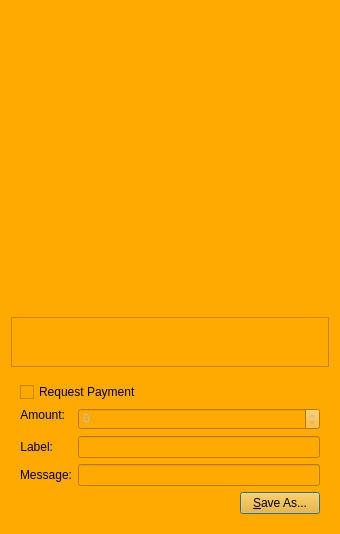
<?xml version="1.0" encoding="UTF-8"?>
<ui version="4.0">
 <class>QRCodeDialog</class>
 <widget class="QDialog" name="QRCodeDialog">
  <property name="geometry">
   <rect>
    <x>0</x>
    <y>0</y>
    <width>340</width>
    <height>530</height>
   </rect>
  </property>
  <property name="palette">
   <palette>
    <active>
     <colorrole role="WindowText">
      <brush brushstyle="SolidPattern">
       <color alpha="255">
        <red>0</red>
        <green>0</green>
        <blue>0</blue>
       </color>
      </brush>
     </colorrole>
     <colorrole role="Button">
      <brush brushstyle="SolidPattern">
       <color alpha="255">
        <red>255</red>
        <green>170</green>
        <blue>0</blue>
       </color>
      </brush>
     </colorrole>
     <colorrole role="Light">
      <brush brushstyle="SolidPattern">
       <color alpha="255">
        <red>255</red>
        <green>213</green>
        <blue>127</blue>
       </color>
      </brush>
     </colorrole>
     <colorrole role="Midlight">
      <brush brushstyle="SolidPattern">
       <color alpha="255">
        <red>255</red>
        <green>191</green>
        <blue>63</blue>
       </color>
      </brush>
     </colorrole>
     <colorrole role="Dark">
      <brush brushstyle="SolidPattern">
       <color alpha="255">
        <red>127</red>
        <green>85</green>
        <blue>0</blue>
       </color>
      </brush>
     </colorrole>
     <colorrole role="Mid">
      <brush brushstyle="SolidPattern">
       <color alpha="255">
        <red>170</red>
        <green>113</green>
        <blue>0</blue>
       </color>
      </brush>
     </colorrole>
     <colorrole role="Text">
      <brush brushstyle="SolidPattern">
       <color alpha="255">
        <red>0</red>
        <green>0</green>
        <blue>0</blue>
       </color>
      </brush>
     </colorrole>
     <colorrole role="BrightText">
      <brush brushstyle="SolidPattern">
       <color alpha="255">
        <red>255</red>
        <green>255</green>
        <blue>255</blue>
       </color>
      </brush>
     </colorrole>
     <colorrole role="ButtonText">
      <brush brushstyle="SolidPattern">
       <color alpha="255">
        <red>0</red>
        <green>0</green>
        <blue>0</blue>
       </color>
      </brush>
     </colorrole>
     <colorrole role="Base">
      <brush brushstyle="SolidPattern">
       <color alpha="255">
        <red>255</red>
        <green>170</green>
        <blue>0</blue>
       </color>
      </brush>
     </colorrole>
     <colorrole role="Window">
      <brush brushstyle="SolidPattern">
       <color alpha="255">
        <red>255</red>
        <green>170</green>
        <blue>0</blue>
       </color>
      </brush>
     </colorrole>
     <colorrole role="Shadow">
      <brush brushstyle="SolidPattern">
       <color alpha="255">
        <red>0</red>
        <green>0</green>
        <blue>0</blue>
       </color>
      </brush>
     </colorrole>
     <colorrole role="AlternateBase">
      <brush brushstyle="SolidPattern">
       <color alpha="255">
        <red>255</red>
        <green>212</green>
        <blue>127</blue>
       </color>
      </brush>
     </colorrole>
     <colorrole role="ToolTipBase">
      <brush brushstyle="SolidPattern">
       <color alpha="255">
        <red>255</red>
        <green>255</green>
        <blue>220</blue>
       </color>
      </brush>
     </colorrole>
     <colorrole role="ToolTipText">
      <brush brushstyle="SolidPattern">
       <color alpha="255">
        <red>0</red>
        <green>0</green>
        <blue>0</blue>
       </color>
      </brush>
     </colorrole>
    </active>
    <inactive>
     <colorrole role="WindowText">
      <brush brushstyle="SolidPattern">
       <color alpha="255">
        <red>0</red>
        <green>0</green>
        <blue>0</blue>
       </color>
      </brush>
     </colorrole>
     <colorrole role="Button">
      <brush brushstyle="SolidPattern">
       <color alpha="255">
        <red>255</red>
        <green>170</green>
        <blue>0</blue>
       </color>
      </brush>
     </colorrole>
     <colorrole role="Light">
      <brush brushstyle="SolidPattern">
       <color alpha="255">
        <red>255</red>
        <green>213</green>
        <blue>127</blue>
       </color>
      </brush>
     </colorrole>
     <colorrole role="Midlight">
      <brush brushstyle="SolidPattern">
       <color alpha="255">
        <red>255</red>
        <green>191</green>
        <blue>63</blue>
       </color>
      </brush>
     </colorrole>
     <colorrole role="Dark">
      <brush brushstyle="SolidPattern">
       <color alpha="255">
        <red>127</red>
        <green>85</green>
        <blue>0</blue>
       </color>
      </brush>
     </colorrole>
     <colorrole role="Mid">
      <brush brushstyle="SolidPattern">
       <color alpha="255">
        <red>170</red>
        <green>113</green>
        <blue>0</blue>
       </color>
      </brush>
     </colorrole>
     <colorrole role="Text">
      <brush brushstyle="SolidPattern">
       <color alpha="255">
        <red>0</red>
        <green>0</green>
        <blue>0</blue>
       </color>
      </brush>
     </colorrole>
     <colorrole role="BrightText">
      <brush brushstyle="SolidPattern">
       <color alpha="255">
        <red>255</red>
        <green>255</green>
        <blue>255</blue>
       </color>
      </brush>
     </colorrole>
     <colorrole role="ButtonText">
      <brush brushstyle="SolidPattern">
       <color alpha="255">
        <red>0</red>
        <green>0</green>
        <blue>0</blue>
       </color>
      </brush>
     </colorrole>
     <colorrole role="Base">
      <brush brushstyle="SolidPattern">
       <color alpha="255">
        <red>255</red>
        <green>170</green>
        <blue>0</blue>
       </color>
      </brush>
     </colorrole>
     <colorrole role="Window">
      <brush brushstyle="SolidPattern">
       <color alpha="255">
        <red>255</red>
        <green>170</green>
        <blue>0</blue>
       </color>
      </brush>
     </colorrole>
     <colorrole role="Shadow">
      <brush brushstyle="SolidPattern">
       <color alpha="255">
        <red>0</red>
        <green>0</green>
        <blue>0</blue>
       </color>
      </brush>
     </colorrole>
     <colorrole role="AlternateBase">
      <brush brushstyle="SolidPattern">
       <color alpha="255">
        <red>255</red>
        <green>212</green>
        <blue>127</blue>
       </color>
      </brush>
     </colorrole>
     <colorrole role="ToolTipBase">
      <brush brushstyle="SolidPattern">
       <color alpha="255">
        <red>255</red>
        <green>255</green>
        <blue>220</blue>
       </color>
      </brush>
     </colorrole>
     <colorrole role="ToolTipText">
      <brush brushstyle="SolidPattern">
       <color alpha="255">
        <red>0</red>
        <green>0</green>
        <blue>0</blue>
       </color>
      </brush>
     </colorrole>
    </inactive>
    <disabled>
     <colorrole role="WindowText">
      <brush brushstyle="SolidPattern">
       <color alpha="255">
        <red>127</red>
        <green>85</green>
        <blue>0</blue>
       </color>
      </brush>
     </colorrole>
     <colorrole role="Button">
      <brush brushstyle="SolidPattern">
       <color alpha="255">
        <red>255</red>
        <green>170</green>
        <blue>0</blue>
       </color>
      </brush>
     </colorrole>
     <colorrole role="Light">
      <brush brushstyle="SolidPattern">
       <color alpha="255">
        <red>255</red>
        <green>213</green>
        <blue>127</blue>
       </color>
      </brush>
     </colorrole>
     <colorrole role="Midlight">
      <brush brushstyle="SolidPattern">
       <color alpha="255">
        <red>255</red>
        <green>191</green>
        <blue>63</blue>
       </color>
      </brush>
     </colorrole>
     <colorrole role="Dark">
      <brush brushstyle="SolidPattern">
       <color alpha="255">
        <red>127</red>
        <green>85</green>
        <blue>0</blue>
       </color>
      </brush>
     </colorrole>
     <colorrole role="Mid">
      <brush brushstyle="SolidPattern">
       <color alpha="255">
        <red>170</red>
        <green>113</green>
        <blue>0</blue>
       </color>
      </brush>
     </colorrole>
     <colorrole role="Text">
      <brush brushstyle="SolidPattern">
       <color alpha="255">
        <red>127</red>
        <green>85</green>
        <blue>0</blue>
       </color>
      </brush>
     </colorrole>
     <colorrole role="BrightText">
      <brush brushstyle="SolidPattern">
       <color alpha="255">
        <red>255</red>
        <green>255</green>
        <blue>255</blue>
       </color>
      </brush>
     </colorrole>
     <colorrole role="ButtonText">
      <brush brushstyle="SolidPattern">
       <color alpha="255">
        <red>127</red>
        <green>85</green>
        <blue>0</blue>
       </color>
      </brush>
     </colorrole>
     <colorrole role="Base">
      <brush brushstyle="SolidPattern">
       <color alpha="255">
        <red>255</red>
        <green>170</green>
        <blue>0</blue>
       </color>
      </brush>
     </colorrole>
     <colorrole role="Window">
      <brush brushstyle="SolidPattern">
       <color alpha="255">
        <red>255</red>
        <green>170</green>
        <blue>0</blue>
       </color>
      </brush>
     </colorrole>
     <colorrole role="Shadow">
      <brush brushstyle="SolidPattern">
       <color alpha="255">
        <red>0</red>
        <green>0</green>
        <blue>0</blue>
       </color>
      </brush>
     </colorrole>
     <colorrole role="AlternateBase">
      <brush brushstyle="SolidPattern">
       <color alpha="255">
        <red>255</red>
        <green>170</green>
        <blue>0</blue>
       </color>
      </brush>
     </colorrole>
     <colorrole role="ToolTipBase">
      <brush brushstyle="SolidPattern">
       <color alpha="255">
        <red>255</red>
        <green>255</green>
        <blue>220</blue>
       </color>
      </brush>
     </colorrole>
     <colorrole role="ToolTipText">
      <brush brushstyle="SolidPattern">
       <color alpha="255">
        <red>0</red>
        <green>0</green>
        <blue>0</blue>
       </color>
      </brush>
     </colorrole>
    </disabled>
   </palette>
  </property>
  <property name="windowTitle">
   <string>QR Code Dialog</string>
  </property>
  <property name="styleSheet">
   <string notr="true">background-color: rgb(255, 170, 0);</string>
  </property>
  <layout class="QVBoxLayout" name="verticalLayout_3">
   <item>
    <widget class="QLabel" name="lblQRCode">
     <property name="sizePolicy">
      <sizepolicy hsizetype="Expanding" vsizetype="Expanding">
       <horstretch>0</horstretch>
       <verstretch>0</verstretch>
      </sizepolicy>
     </property>
     <property name="minimumSize">
      <size>
       <width>300</width>
       <height>300</height>
      </size>
     </property>
     <property name="textFormat">
      <enum>Qt::PlainText</enum>
     </property>
     <property name="alignment">
      <set>Qt::AlignCenter</set>
     </property>
     <property name="wordWrap">
      <bool>true</bool>
     </property>
    </widget>
   </item>
   <item>
    <widget class="QPlainTextEdit" name="outUri">
     <property name="sizePolicy">
      <sizepolicy hsizetype="Expanding" vsizetype="Minimum">
       <horstretch>0</horstretch>
       <verstretch>0</verstretch>
      </sizepolicy>
     </property>
     <property name="minimumSize">
      <size>
       <width>0</width>
       <height>50</height>
      </size>
     </property>
     <property name="tabChangesFocus">
      <bool>true</bool>
     </property>
     <property name="textInteractionFlags">
      <set>Qt::TextSelectableByKeyboard|Qt::TextSelectableByMouse</set>
     </property>
    </widget>
   </item>
   <item>
    <widget class="QWidget" name="widget" native="true">
     <layout class="QVBoxLayout" name="verticalLayout_2">
      <item>
       <widget class="QCheckBox" name="chkReqPayment">
        <property name="enabled">
         <bool>true</bool>
        </property>
        <property name="text">
         <string>Request Payment</string>
        </property>
       </widget>
      </item>
      <item>
       <layout class="QFormLayout" name="formLayout">
        <property name="fieldGrowthPolicy">
         <enum>QFormLayout::AllNonFixedFieldsGrow</enum>
        </property>
        <item row="1" column="0">
         <widget class="QLabel" name="lblLabel">
          <property name="text">
           <string>Label:</string>
          </property>
          <property name="textFormat">
           <enum>Qt::PlainText</enum>
          </property>
          <property name="alignment">
           <set>Qt::AlignRight|Qt::AlignTrailing|Qt::AlignVCenter</set>
          </property>
          <property name="buddy">
           <cstring>lnLabel</cstring>
          </property>
         </widget>
        </item>
        <item row="1" column="1">
         <widget class="QLineEdit" name="lnLabel"/>
        </item>
        <item row="2" column="0">
         <widget class="QLabel" name="lblMessage">
          <property name="text">
           <string>Message:</string>
          </property>
          <property name="textFormat">
           <enum>Qt::PlainText</enum>
          </property>
          <property name="alignment">
           <set>Qt::AlignRight|Qt::AlignTrailing|Qt::AlignVCenter</set>
          </property>
          <property name="buddy">
           <cstring>lnMessage</cstring>
          </property>
         </widget>
        </item>
        <item row="2" column="1">
         <widget class="QLineEdit" name="lnMessage"/>
        </item>
        <item row="0" column="0">
         <widget class="QLabel" name="lblAmount">
          <property name="sizePolicy">
           <sizepolicy hsizetype="Preferred" vsizetype="Maximum">
            <horstretch>0</horstretch>
            <verstretch>0</verstretch>
           </sizepolicy>
          </property>
          <property name="text">
           <string>Amount:</string>
          </property>
          <property name="textFormat">
           <enum>Qt::PlainText</enum>
          </property>
          <property name="alignment">
           <set>Qt::AlignRight|Qt::AlignTrailing|Qt::AlignVCenter</set>
          </property>
          <property name="buddy">
           <cstring>lnReqAmount</cstring>
          </property>
         </widget>
        </item>
        <item row="0" column="1">
         <widget class="BitcoinAmountField" name="lnReqAmount">
          <property name="enabled">
           <bool>false</bool>
          </property>
          <property name="minimumSize">
           <size>
            <width>80</width>
            <height>0</height>
           </size>
          </property>
         </widget>
        </item>
       </layout>
      </item>
      <item>
       <layout class="QHBoxLayout" name="horizontalLayout">
        <item>
         <spacer name="horizontalSpacer">
          <property name="orientation">
           <enum>Qt::Horizontal</enum>
          </property>
          <property name="sizeHint" stdset="0">
           <size>
            <width>40</width>
            <height>20</height>
           </size>
          </property>
         </spacer>
        </item>
        <item>
         <widget class="QPushButton" name="btnSaveAs">
          <property name="text">
           <string>&amp;Save As...</string>
          </property>
         </widget>
        </item>
       </layout>
      </item>
     </layout>
    </widget>
   </item>
  </layout>
 </widget>
 <customwidgets>
  <customwidget>
   <class>BitcoinAmountField</class>
   <extends>QSpinBox</extends>
   <header>bitcoinamountfield.h</header>
   <container>1</container>
  </customwidget>
 </customwidgets>
 <resources/>
 <connections>
  <connection>
   <sender>chkReqPayment</sender>
   <signal>clicked(bool)</signal>
   <receiver>lnReqAmount</receiver>
   <slot>setEnabled(bool)</slot>
   <hints>
    <hint type="sourcelabel">
     <x>92</x>
     <y>285</y>
    </hint>
    <hint type="destinationlabel">
     <x>98</x>
     <y>311</y>
    </hint>
   </hints>
  </connection>
 </connections>
</ui>
